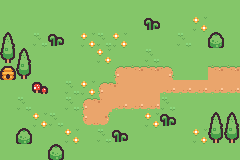

The image is a tile-based game level rendered from a .tmx file. Its description and complete source (layers, tilesets, objects, tile grids) follow:
An orthogonal 15x10 tile map with 16x16 px tiles, 2 tile layers (Background, Foreground).

<map version="1.10" tiledversion="1.11.2" orientation="orthogonal" renderorder="right-down" width="15" height="10" tilewidth="16" tileheight="16" infinite="0" nextlayerid="8" nextobjectid="1">
 <tileset firstgid="1" source="tilemap_packed.tsx" />
 <layer id="1" name="Background" width="15" height="10">
  <data encoding="csv">
1,1,1,1,1,1,1,1,1,1,1,1,1,1,1,
1,1,1,1,1,1,1,1,1,1,1,1,1,1,1,
1,1,2,1,1,3,2,3,1,1,1,2,1,1,1,
1,1,1,1,1,1,3,1,1,2,1,1,1,1,1,
1,1,1,1,1,1,1,13,14,14,15,1,1,14,14,
1,1,1,1,2,3,13,40,26,26,38,38,38,38,38,
1,2,1,1,2,13,40,38,38,38,2,1,1,1,1,
1,1,3,2,1,37,39,1,1,3,1,1,1,1,1,
1,1,1,1,3,1,2,1,1,1,1,1,3,1,1,
1,1,1,1,1,1,1,1,1,1,1,1,1,1,1
</data>
 </layer>
 <layer id="3" name="Foreground" width="15" height="10">
  <data encoding="csv">
0,0,0,0,0,0,0,0,0,0,0,0,0,0,0,
0,0,0,0,0,0,0,0,0,18,0,0,3,0,0,
5,0,0,18,0,0,0,0,0,0,0,0,0,6,0,
17,5,0,0,0,0,0,0,0,0,0,0,0,0,0,
95,17,0,0,0,0,0,0,0,0,0,0,0,0,0,
0,0,30,0,0,0,0,0,0,0,0,0,0,0,0,
0,0,0,0,0,0,0,0,0,0,0,0,0,0,0,
0,0,0,0,0,0,0,0,0,0,18,0,0,5,5,
0,6,0,0,0,0,0,18,0,0,0,0,0,17,17,
0,0,0,6,0,0,0,0,0,0,0,0,0,0,0
</data>
 </layer>
</map>
